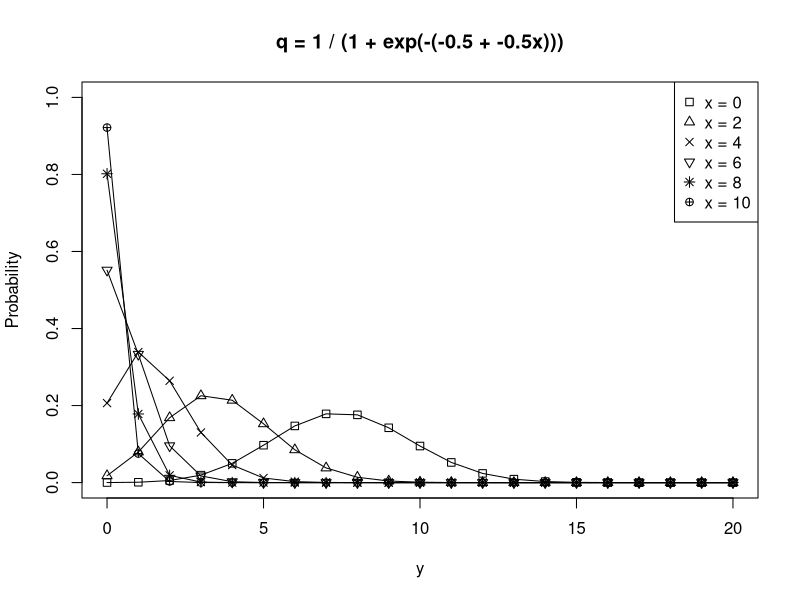
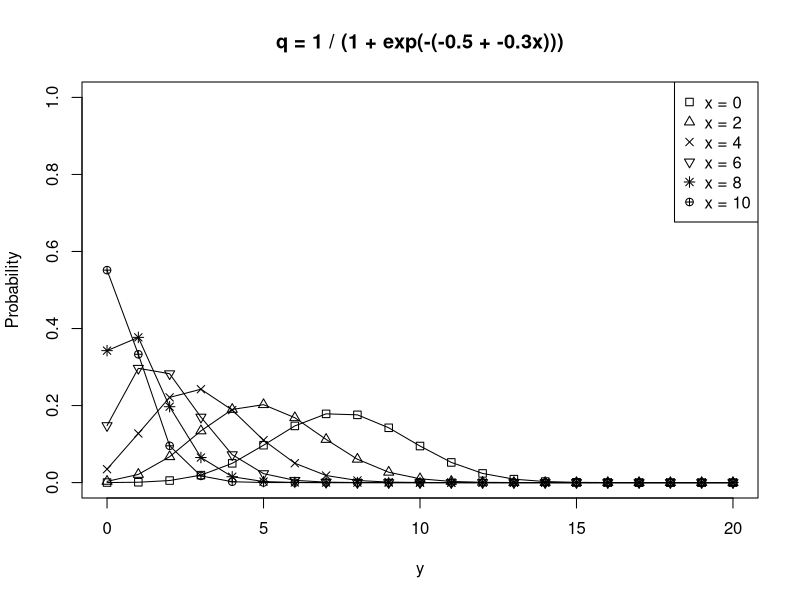
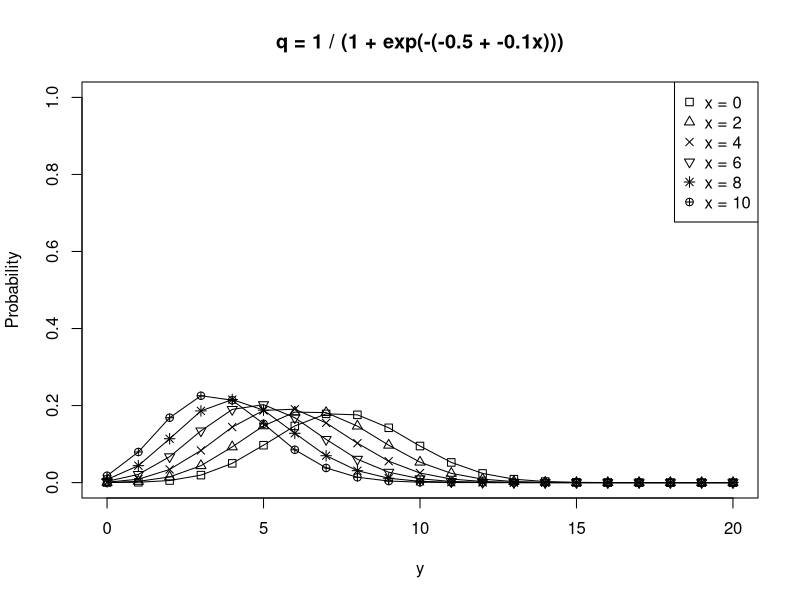
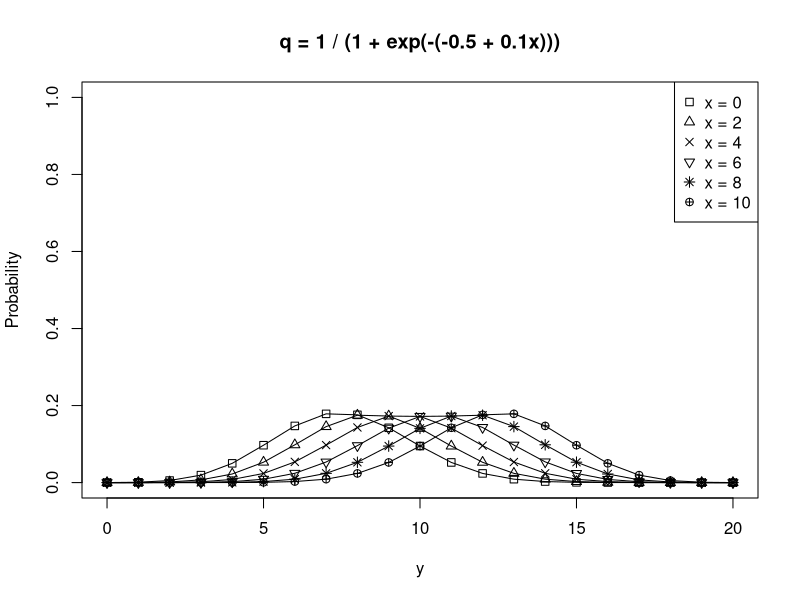
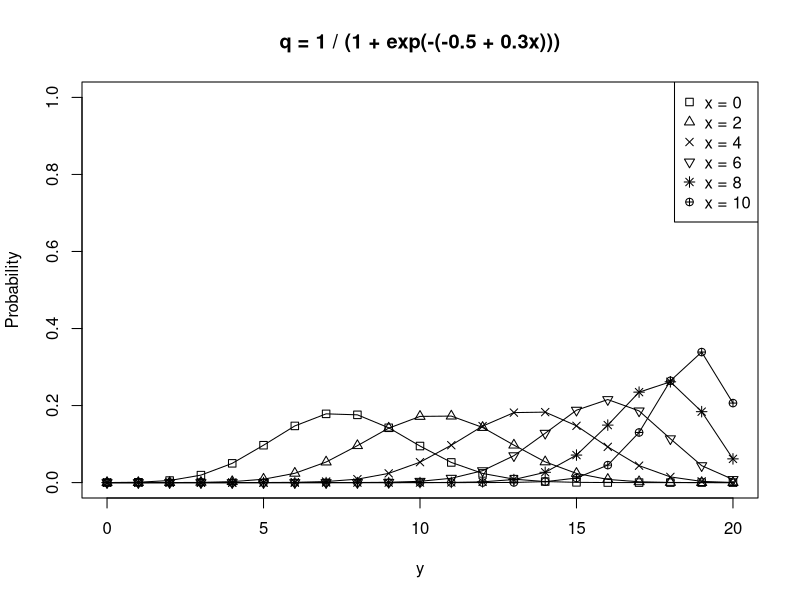
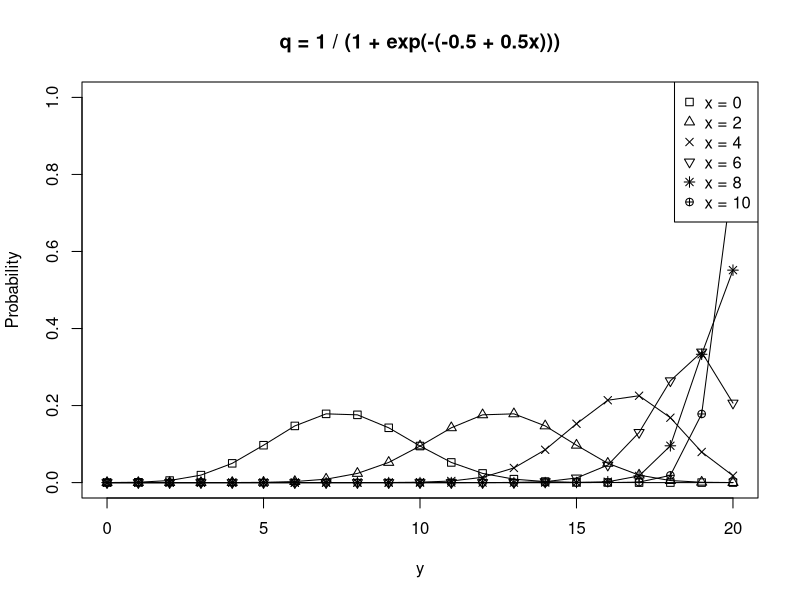
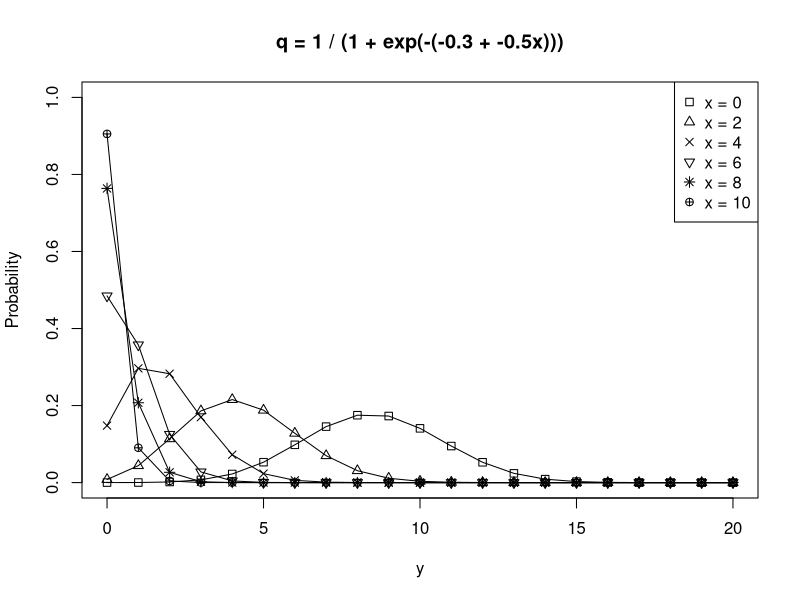
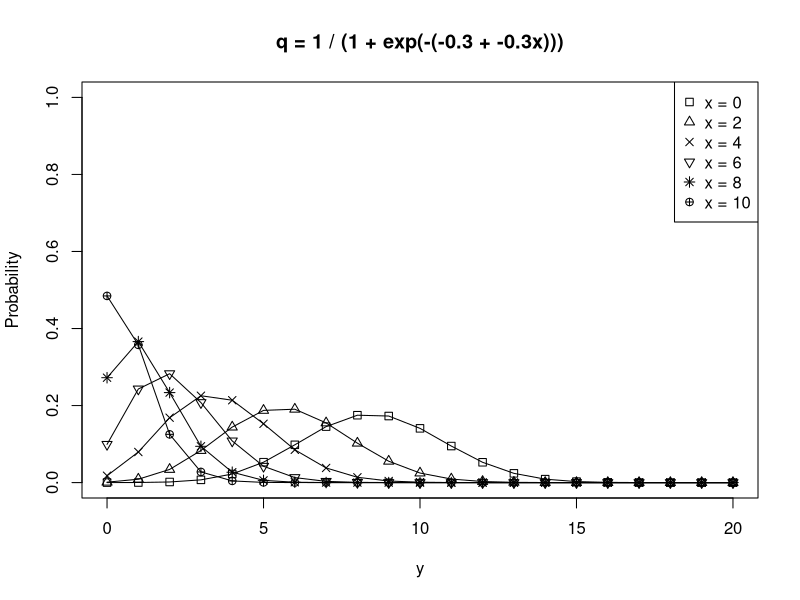

Reproduce these figures in R, in order.
N <- 20

linkFunction <- function(b1, b2) {
  function(x) {
    1 / (1 + exp(-b1 - b2 * x))
  }
}

distribution <- function(x, linkFunction) {
  l <- match.fun(linkFunction)
  function(y) {
    dbinom(y, N, l(x))
  }
}

xs <- seq(0, 10, by = 2)
ys <- 0:N
xl <- "y"
yl <- "Probability"
legends <- paste0("x = ", xs)
for (b1 in seq(-0.5, 0.5, by = 0.2)) {
  for (b2 in seq(-0.5, 0.5, by = 0.2)) {
    l <- linkFunction(b1, b2)
    title <- paste0("q = 1 / (1 + exp(-(", b1, " + ", b2, "x)))")
    plot(0, 0, type = "n", xlim = c(0, N), ylim = c(0.0, 1.0), main = title, xlab = xl, ylab = yl)
    for (x in xs) {
      d <- distribution(x, l)
      lines(ys, d(ys), type = "l")
      points(ys, d(ys), pch = x)
    }
    legend("topright", legend = legends, pch = xs)
  }
}
